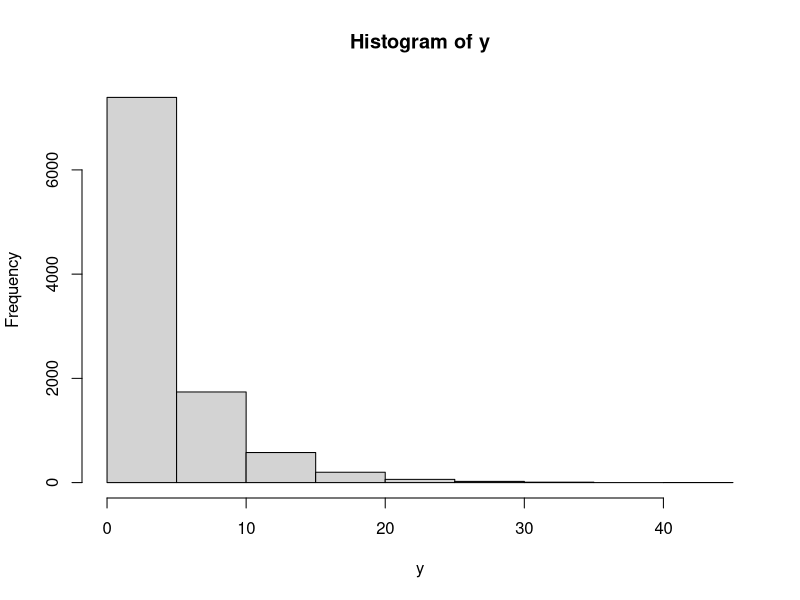

This chart was generated by the following R code:
#1a
x = 3
p = 0.2
dgeom(x, p)

#1b
data = 10000
p = 0.2
x = 3
vec = (rgeom(data, p) == x)
mean(vec)

#1c
#Tidak terpaut jauh. Dari 10000 bilangan

#1d
set.seed(10)
x = 10000
y = rgeom(x, 0.2)
hist(y)

#1e
#Mean dari Distribusi Geometrik adalah 1/p dan variansnya adalah (1-p)/p^2



